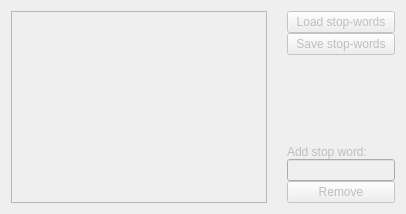
      <widget class="QWidget" name="stopword_tab">
       <property name="enabled">
        <bool>false</bool>
       </property>
       <attribute name="title">
        <string>Stop-words</string>
       </attribute>
       <layout class="QHBoxLayout" name="horizontalLayout_4">
        <item>
         <layout class="QHBoxLayout" name="horizontalLayout_3" stretch="1,0">
          <property name="spacing">
           <number>20</number>
          </property>
          <item>
           <widget class="QListWidget" name="stopword_list">
            <property name="sizePolicy">
             <sizepolicy hsizetype="Expanding" vsizetype="MinimumExpanding">
              <horstretch>0</horstretch>
              <verstretch>0</verstretch>
             </sizepolicy>
            </property>
            <property name="alternatingRowColors">
             <bool>true</bool>
            </property>
            <property name="selectionMode">
             <enum>QAbstractItemView::ExtendedSelection</enum>
            </property>
            <property name="flow">
             <enum>QListView::TopToBottom</enum>
            </property>
            <property name="isWrapping" stdset="0">
             <bool>true</bool>
            </property>
            <property name="resizeMode">
             <enum>QListView::Adjust</enum>
            </property>
            <property name="spacing">
             <number>10</number>
            </property>
            <property name="viewMode">
             <enum>QListView::IconMode</enum>
            </property>
            <property name="wordWrap">
             <bool>true</bool>
            </property>
            <property name="selectionRectVisible">
             <bool>true</bool>
            </property>
           </widget>
          </item>
          <item>
           <layout class="QVBoxLayout" name="verticalLayout_6">
            <property name="spacing">
             <number>0</number>
            </property>
            <item>
             <widget class="QPushButton" name="button_stopword_load">
              <property name="text">
               <string>Load stop-words</string>
              </property>
              <property name="icon">
               <iconset theme="document-open">
                <normaloff/>
               </iconset>
              </property>
             </widget>
            </item>
            <item>
             <widget class="QPushButton" name="button_stopword_save">
              <property name="text">
               <string>Save stop-words</string>
              </property>
              <property name="icon">
               <iconset theme="document-save">
                <normaloff/>
               </iconset>
              </property>
             </widget>
            </item>
            <item>
             <spacer name="verticalSpacer_2">
              <property name="orientation">
               <enum>Qt::Vertical</enum>
              </property>
              <property name="sizeType">
               <enum>QSizePolicy::MinimumExpanding</enum>
              </property>
              <property name="sizeHint" stdset="0">
               <size>
                <width>20</width>
                <height>40</height>
               </size>
              </property>
             </spacer>
            </item>
            <item>
             <layout class="QVBoxLayout" name="verticalLayout_10">
              <property name="spacing">
               <number>0</number>
              </property>
              <item>
               <widget class="QLabel" name="label_3">
                <property name="text">
                 <string>Add stop word:</string>
                </property>
               </widget>
              </item>
              <item>
               <widget class="QLineEdit" name="edit_stopword">
                <property name="sizePolicy">
                 <sizepolicy hsizetype="Minimum" vsizetype="Fixed">
                  <horstretch>0</horstretch>
                  <verstretch>0</verstretch>
                 </sizepolicy>
                </property>
               </widget>
              </item>
              <item>
               <widget class="QPushButton" name="button_stopword_remove">
                <property name="text">
                 <string>Remove</string>
                </property>
               </widget>
              </item>
             </layout>
            </item>
           </layout>
          </item>
         </layout>
        </item>
       </layout>
      </widget>
